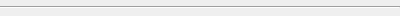
<?xml version="1.0" encoding="UTF-8"?>
<ui version="4.0">
 <class>SeparatorEntity</class>
 <widget class="QWidget" name="SeparatorEntity">
  <property name="geometry">
   <rect>
    <x>0</x>
    <y>0</y>
    <width>400</width>
    <height>16</height>
   </rect>
  </property>
  <property name="maximumSize">
   <size>
    <width>16777215</width>
    <height>16</height>
   </size>
  </property>
  <property name="windowTitle">
   <string>Form</string>
  </property>
  <layout class="QVBoxLayout" name="verticalLayout">
   <property name="spacing">
    <number>0</number>
   </property>
   <property name="leftMargin">
    <number>0</number>
   </property>
   <property name="topMargin">
    <number>0</number>
   </property>
   <property name="rightMargin">
    <number>0</number>
   </property>
   <property name="bottomMargin">
    <number>0</number>
   </property>
   <item>
    <widget class="Line" name="line">
     <property name="orientation">
      <enum>Qt::Horizontal</enum>
     </property>
    </widget>
   </item>
  </layout>
 </widget>
 <resources/>
 <connections/>
</ui>
